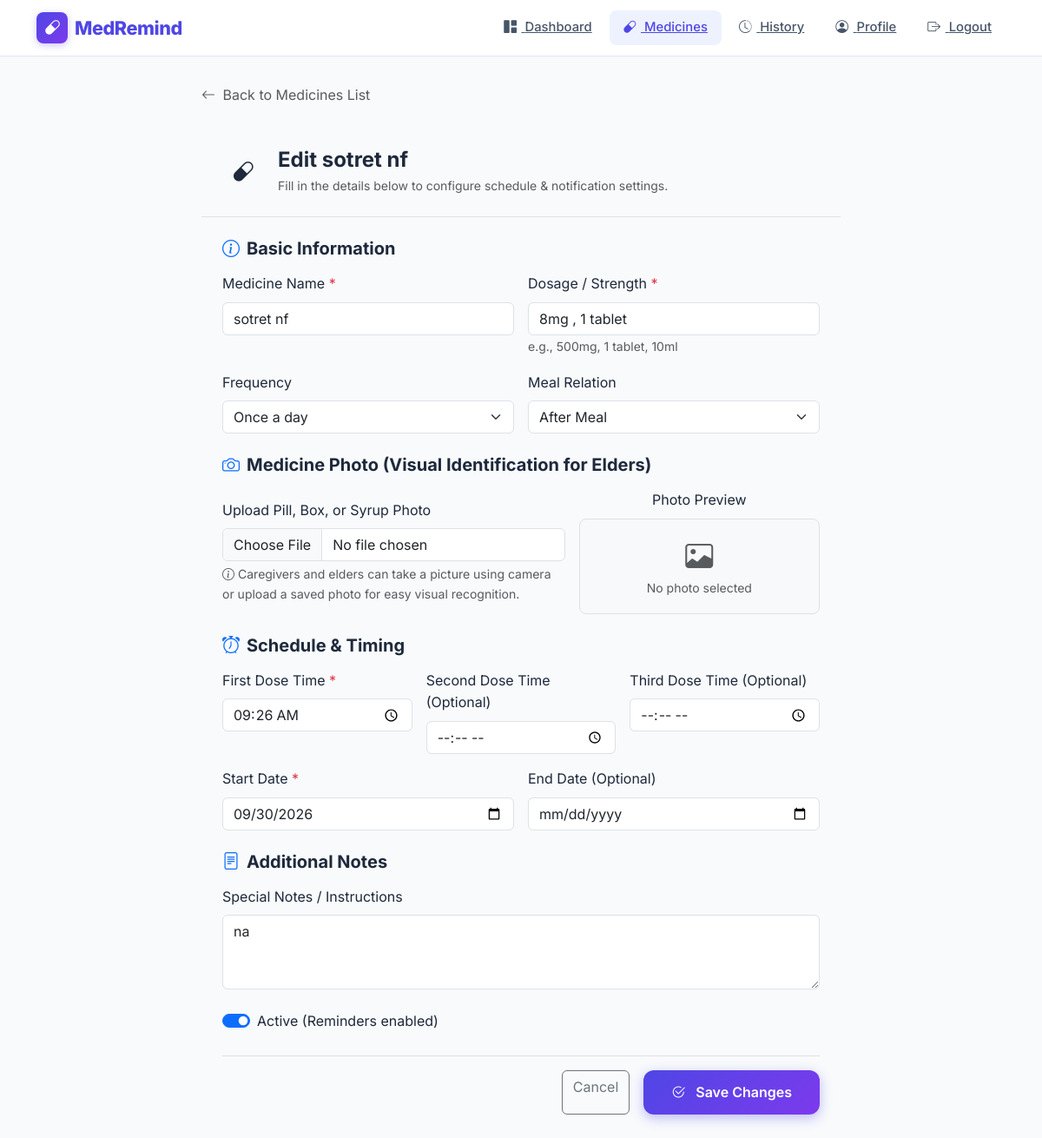
The app's page /medicines/1/edit/ (signed in) with its own data.
### reminders/models.py (models this page shows, shortened)
class Medicine(models.Model):
    FREQUENCY_CHOICES = [
        ('once', 'Once a day'),
        ('twice', 'Twice a day'),
        ('thrice', 'Three times a day'),
        ('custom', 'Custom times'),
    ]
    MEAL_CHOICES = [
        ('before', 'Before Meal'),
        ('after', 'After Meal'),
        ('with', 'With Meal'),
        ('anytime', 'Anytime'),
    ]
    user = models.ForeignKey(User, on_delete=models.CASCADE, related_name='medicines')
    name = models.CharField(max_length=200)
    dosage = models.CharField(max_length=100, help_text='e.g., 500mg, 1 tablet')
    frequency = models.CharField(max_length=20, choices=FREQUENCY_CHOICES, default='once')
    meal_instruction = models.CharField(max_length=20, choices=MEAL_CHOICES, default='after')
    time_slot_1 = models.TimeField(help_text='Morning/First dose time')
    time_slot_2 = models.TimeField(null=True, blank=True, help_text='Afternoon/Second dose time')
    time_slot_3 = models.TimeField(null=True, blank=True, help_text='Evening/Third dose time')
    start_date = models.DateField(default=timezone.now)
    end_date = models.DateField(null=True, blank=True, help_text='Leave blank for ongoing')
    notes = models.TextField(blank=True, help_text='Any special instructions')
    image = models.ImageField(upload_to='medicines/', null=True, blank=True, help_text='Photo of medicine box or tablet for easy visual reference')
    is_active = models.BooleanField(default=True)
    created_at = models.DateTimeField(auto_now_add=True)
    updated_at = models.DateTimeField(auto_now=True)
    class Meta:
        ordering = ['time_slot_1']
        verbose_name_plural = 'Medicines'

### reminders/views.py (the view)
# urls.py: path('medicines/<int:pk>/edit/', views.medicine_edit, name='medicine_edit'),
@login_required
def medicine_edit(request, pk):
    medicine = get_object_or_404(Medicine, pk=pk, user=request.user)
    if request.method == 'POST':
        form = MedicineForm(request.POST, request.FILES, instance=medicine)
        if form.is_valid():
            form.save()
            messages.success(request, f'💊 {medicine.name} has been updated!')
            return redirect('medicine_list')
        else:
            messages.error(request, 'Please correct the errors in the form below.')
    else:
        form = MedicineForm(instance=medicine)
    return render(request, 'reminders/medicine_form.html', {
        'form': form,
        'title': f'Edit {medicine.name}',
        'button_text': 'Save Changes',
        'medicine': medicine,
    })

### templates/reminders/medicine_form.html (shortened to what this page needs)
{% extends 'base.html' %}
{% load static %}
{% block navbar %}
<nav class="navbar-custom">
    <div class="container d-flex justify-content-between align-items-center">
        <a href="{% url 'dashboard' %}" class="navbar-brand-custom">
            <span class="brand-icon"><i class="bi bi-capsule"></i></span>
            MedRemind
        </a>
        <div class="d-flex align-items-center gap-1">
            <a href="{% url 'dashboard' %}" class="nav-link-custom" id="nav-dashboard"><i class="bi bi-grid-1x2-fill"></i> Dashboard</a>
            <a href="{% url 'medicine_list' %}" class="nav-link-custom active" id="nav-medicines"><i class="bi bi-capsule"></i> Medicines</a>
            <a href="{% url 'history' %}" class="nav-link-custom" id="nav-history"><i class="bi bi-clock-history"></i> History</a>
            <a href="{% url 'profile' %}" class="nav-link-custom" id="nav-profile"><i class="bi bi-person-circle"></i> Profile</a>
            <a href="{% url 'logout' %}" class="nav-link-custom" id="nav-logout"><i class="bi bi-box-arrow-right"></i> Logout</a>
        </div>
    </div>
</nav>
{% endblock %}
{% block content %}
<div class="dashboard-wrapper">
    <div class="container">
        <div class="row justify-content-center">
            <div class="col-lg-8">
                <div class="mb-4">
                    <a href="{% url 'medicine_list' %}" class="text-decoration-none text-muted">
                        <i class="bi bi-arrow-left me-1"></i> Back to Medicines List
                    </a>
                </div>
                <div class="glass-card">
                    <div class="p-4 border-bottom d-flex align-items-center gap-3">
                        <div class="stat-icon primary" style="width:48px; height:48px; border-radius:12px; display:flex; align-items:center; justify-content:center; font-size:1.5rem;">
                            <i class="bi bi-capsule"></i>
                        </div>
                        <div>
                            <h2 class="h4 mb-1 fw-bold">{{ title }}</h2>
                            <p class="text-muted small mb-0">Fill in the details below to configure schedule & notification settings.</p>
                        </div>
                    </div>
                    <div class="p-4">
                        <form method="post" enctype="multipart/form-data" novalidate>
                            <div class="mb-4">
                                <h5 class="fw-bold mb-3"><i class="bi bi-info-circle text-primary me-2"></i>Basic Information</h5>
                                <div class="row g-3">
                                    <div class="col-md-6">
                                        <label class="form-label font-weight-600" for="{{ form.name.id_for_label }}">Medicine Name <span class="text-danger">*</span></label>
                                        {{ form.name }}
                                    </div>
                                    <div class="col-md-6">
                                        <label class="form-label font-weight-600" for="{{ form.dosage.id_for_label }}">Dosage / Strength <span class="text-danger">*</span></label>
                                        {{ form.dosage }}
                                        <small class="text-muted">e.g., 500mg, 1 tablet, 10ml</small>
                                    </div>
                                    <div class="col-md-6">
                                        <label class="form-label font-weight-600" for="{{ form.frequency.id_for_label }}">Frequency</label>
                                        {{ form.frequency }}
                                    </div>
                                    <div class="col-md-6">
                                        <label class="form-label font-weight-600" for="{{ form.meal_instruction.id_for_label }}">Meal Relation</label>
                                        {{ form.meal_instruction }}
                                    </div>
                                </div>
                            </div>
                            <div class="mb-4">
                                <h5 class="fw-bold mb-3"><i class="bi bi-camera text-primary me-2"></i>Medicine Photo (Visual Identification for Elders)</h5>
                                <div class="row g-3 align-items-center">
                                    <div class="col-md-7">
                                        <label class="form-label font-weight-600" for="{{ form.image.id_for_label }}">Upload Pill, Box, or Syrup Photo</label>
                                        {{ form.image }}
                                        <small class="text-muted d-block mt-1"><i class="bi bi-info-circle me-1"></i>Caregivers and elders can take a picture using camera or upload a saved photo for easy visual recognition.</small>
                                    </div>
                                    <div class="col-md-5 text-center">
                                        <label class="form-label font-weight-600 d-block">Photo Preview</label>
                                        <div id="image-preview-container" class="p-2 border rounded-3 bg-light d-flex align-items-center justify-content-center" style="min-height: 110px;">
                                            {% if medicine.image %}
                                                <img id="image-preview" src="{{ medicine.image.url }}" alt="{{ medicine.name }}" class="img-fluid rounded shadow-sm" style="max-height: 100px; object-fit: cover;">
                                            {% else %}
                                                <div id="image-placeholder" class="text-muted text-center">
                                                    <i class="bi bi-image" style="font-size: 2rem;"></i>
                                                    <div class="small">No photo selected</div>
                                                </div>
                                            {% endif %}
                                        </div>
                                    </div>
                                </div>
                            </div>
                            <div class="mb-4">
                                <h5 class="fw-bold mb-3"><i class="bi bi-alarm text-primary me-2"></i>Schedule & Timing</h5>
                                <div class="row g-3">
                                    <div class="col-md-4">
                                        <label class="form-label font-weight-600" for="{{ form.time_slot_1.id_for_label }}">First Dose Time <span class="text-danger">*</span></label>
                                        {{ form.time_slot_1 }}
                                    </div>
                                    <div class="col-md-4">
                                        <label class="form-label font-weight-600" for="{{ form.time_slot_2.id_for_label }}">Second Dose Time (Optional)</label>
                                        {{ form.time_slot_2 }}
                                    </div>
                                    <div class="col-md-4">
                                        <label class="form-label font-weight-600" for="{{ form.time_slot_3.id_for_label }}">Third Dose Time (Optional)</label>
                                        {{ form.time_slot_3 }}
                                    </div>
                                    <div class="col-md-6">
                                        <label class="form-label font-weight-600" for="{{ form.start_date.id_for_label }}">Start Date <span class="text-danger">*</span></label>
                                        {{ form.start_date }}
                                    </div>
                                    <div class="col-md-6">
                                        <label class="form-label font-weight-600" for="{{ form.end_date.id_for_label }}">End Date (Optional)</label>
                                        {{ form.end_date }}
                                    </div>
                                </div>
                            </div>
                            <div class="mb-4">
                                <h5 class="fw-bold mb-3"><i class="bi bi-file-text text-primary me-2"></i>Additional Notes</h5>
                                <div class="row g-3">
                                    <div class="col-12">
                                        <label class="form-label font-weight-600" for="{{ form.notes.id_for_label }}">Special Notes / Instructions</label>
                                        {{ form.notes }}
                                    </div>
                                    <div class="col-12">
                                        <div class="form-check form-switch mt-2">
                                            {{ form.is_active }}
                                            <label class="form-check-label font-weight-600" for="{{ form.is_active.id_for_label }}">Active (Reminders enabled)</label>
                                        </div>
                                    </div>
                                </div>
                            </div>
                            <div class="d-flex justify-content-end gap-3 mt-4 pt-3 border-top">
                                <a href="{% url 'medicine_list' %}" class="btn btn-outline-secondary">Cancel</a>
                                <button type="submit" class="btn-primary-custom border-0">
                                    <i class="bi bi-check2-circle me-1"></i> {{ button_text }}
                                </button>
                            </div>
                        </form>
                    </div>
                </div>
            </div>
        </div>
    </div>
</div>
{% endblock %}

### static/css/style.css (style rules this page uses)
:root { --primary: #4F46E5; --primary-light: #818CF8; --primary-dark: #3730A3; --primary-bg: #EEF2FF; --secondary: #10B981; --secondary-light: #34D399; --secondary-dark: #059669; --accent: #F59E0B; --accent-light: #FBBF24; --danger: #EF4444; --danger-light: #FCA5A5; --danger-bg: #FEF2F2; --warning: #F97316; --info: #06B6D4; --dark: #1E293B; --dark-800: #1E293B; --dark-700: #334155; --dark-600: #475569; --dark-500: #64748B; --dark-400: #94A3B8; --dark-300: #CBD5E1; --dark-200: #E2E8F0; --dark-100: #F1F5F9; --dark-50: #F8FAFC; --white: #FFFFFF; --gradient-primary: linear-gradient(135deg, #4F46E5 0%, #7C3AED 100%); --gradient-success: linear-gradient(135deg, #10B981 0%, #06B6D4 100%); --gradient-warm: linear-gradient(135deg, #F59E0B 0%, #F97316 100%); --gradient-danger: linear-gradient(135deg, #EF4444 0%, #F97316 100%); --gradient-hero: linear-gradient(135deg, #4F46E5 0%, #7C3AED 50%, #06B6D4 100%); --gradient-dark: linear-gradient(135deg, #1E293B 0%, #334155 100%); --shadow-sm: 0 1px 2px rgba(0, 0, 0, 0.05); --shadow: 0 4px 6px -1px rgba(0, 0, 0, 0.1), 0 2px 4px -2px rgba(0, 0, 0, 0.1); --shadow-md: 0 10px 15px -3px rgba(0, 0, 0, 0.1), 0 4px 6px -4px rgba(0, 0, 0, 0.1); --shadow-lg: 0 20px 25px -5px rgba(0, 0, 0, 0.1), 0 8px 10px -6px rgba(0, 0, 0, 0.1); --shadow-xl: 0 25px 50px -12px rgba(0, 0, 0, 0.25); --shadow-glow: 0 0 40px rgba(79, 70, 229, 0.15); --shadow-card: 0 2px 12px rgba(0, 0, 0, 0.08); --radius-sm: 8px; --radius: 12px; --radius-lg: 16px; --radius-xl: 24px; --radius-full: 9999px; --transition: all 0.3s cubic-bezier(0.4, 0, 0.2, 1); --transition-fast: all 0.15s ease; --transition-bounce: all 0.5s cubic-bezier(0.68, -0.55, 0.265, 1.55); }
*, *::before, *::after { box-sizing: border-box; margin: 0; padding: 0; }
html { scroll-behavior: smooth; }
body { font-family: 'Inter', -apple-system, BlinkMacSystemFont, 'Segoe UI', Roboto, sans-serif; background: var(--dark-50); color: var(--dark); line-height: 1.6; -webkit-font-smoothing: antialiased; -moz-osx-font-smoothing: grayscale; min-height: 100vh; }
h1, h2, h3, h4, h5, h6 { font-weight: 700; line-height: 1.2; color: var(--dark); }
.navbar-custom { background: rgba(255, 255, 255, 0.9); backdrop-filter: blur(20px); -webkit-backdrop-filter: blur(20px); border-bottom: 1px solid var(--dark-200); padding: 0.75rem 0; position: sticky; top: 0; z-index: 1000; transition: var(--transition); }
.navbar-brand-custom { display: flex; align-items: center; gap: 0.5rem; font-weight: 800; font-size: 1.35rem; color: var(--primary) !important; text-decoration: none; letter-spacing: -0.02em; }
.navbar-brand-custom .brand-icon { width: 36px; height: 36px; background: var(--gradient-primary); border-radius: var(--radius-sm); display: flex; align-items: center; justify-content: center; color: white; font-size: 1.1rem; box-shadow: 0 2px 8px rgba(79, 70, 229, 0.3); }
.nav-link-custom { color: var(--dark-600) !important; font-weight: 500; font-size: 0.925rem; padding: 0.5rem 1rem !important; border-radius: var(--radius-sm); transition: var(--transition); position: relative; }
.nav-link-custom:hover, .nav-link-custom.active { color: var(--primary) !important; background: var(--primary-bg); }
.nav-link-custom i { margin-right: 0.35rem; }
.btn-primary-custom { background: var(--gradient-primary); color: white; border: none; padding: 0.8rem 2rem; border-radius: var(--radius); font-weight: 600; font-size: 1rem; cursor: pointer; transition: var(--transition); display: inline-flex; align-items: center; gap: 0.5rem; text-decoration: none; box-shadow: 0 4px 14px rgba(79, 70, 229, 0.35); }
.dashboard-wrapper { padding: 2rem 0; min-height: calc(100vh - 72px); }

### records on screen
Medicine: name "sotret nf", dosage "8mg , 1 tablet", frequency "Once a day", meal_instruction "After Meal", time_slot_1 "09:26:00", start_date "09/30/2026", notes "na", is_active "☑"

### other values on screen
{{ title }} "Edit sotret nf"
{{ button_text }} "Save Changes"
